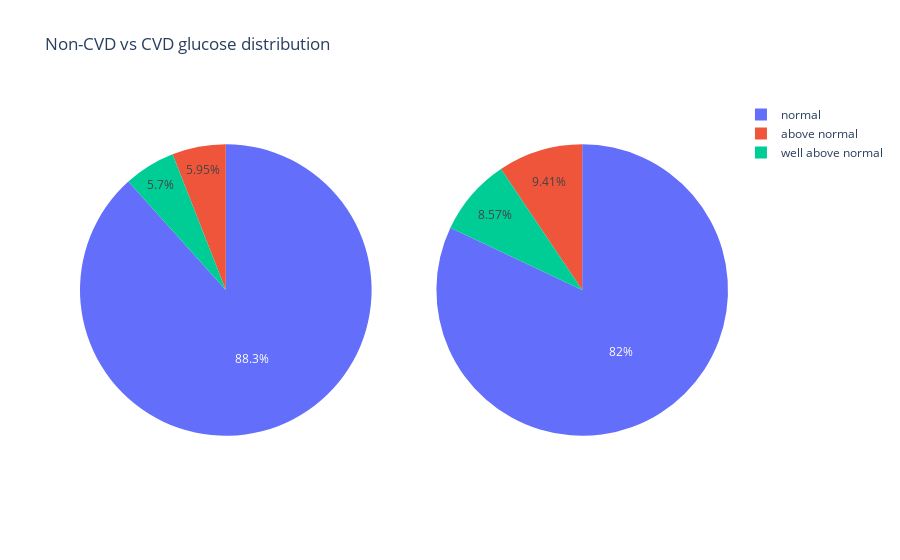

The notebook cell saved with this chart:
### Markdown cell above
##### Glucose

### Code cell
#glucose
cvd = cleanedData.loc[cleanedData['cardio'] == 1, 'gluc'].copy()
non_cvd = cleanedData.loc[cleanedData['cardio'] == 0, 'gluc'].copy()

#Visualisation
fig = make_subplots(rows=1, cols=2, specs=[[{"type": "pie"}, {"type": "pie"}]])
fig.update_layout(title_text="Non-CVD vs CVD glucose distribution", template="plotly_white")
fig.add_trace(go.Pie(values=non_cvd.value_counts().values,labels=['normal' ,'above normal', 'well above normal']),row=1, col=1)
fig.add_trace(go.Pie(values=cvd.value_counts().values,labels=['normal' ,'above normal', 'well above normal']),row=1, col=2)
fig.show()

### Figure 1 — Plotly figure (JSON) as saved in the notebook; plotly's stock layout.template omitted (floating-point values rounded to 4 significant figures)
{"data": [{"domain": {"x": [0, 0.45], "y": [0, 1]}, "labels": ["normal", "above normal", "well above normal"], "type": "pie", "values": [30231, 2037, 1950]}, {"domain": {"x": [0.55, 1], "y": [0, 1]}, "labels": ["normal", "above normal", "well above normal"], "type": "pie", "values": [27126, 3111, 2834]}], "layout": {"title": {"text": "Non-CVD vs CVD glucose distribution"}}}
